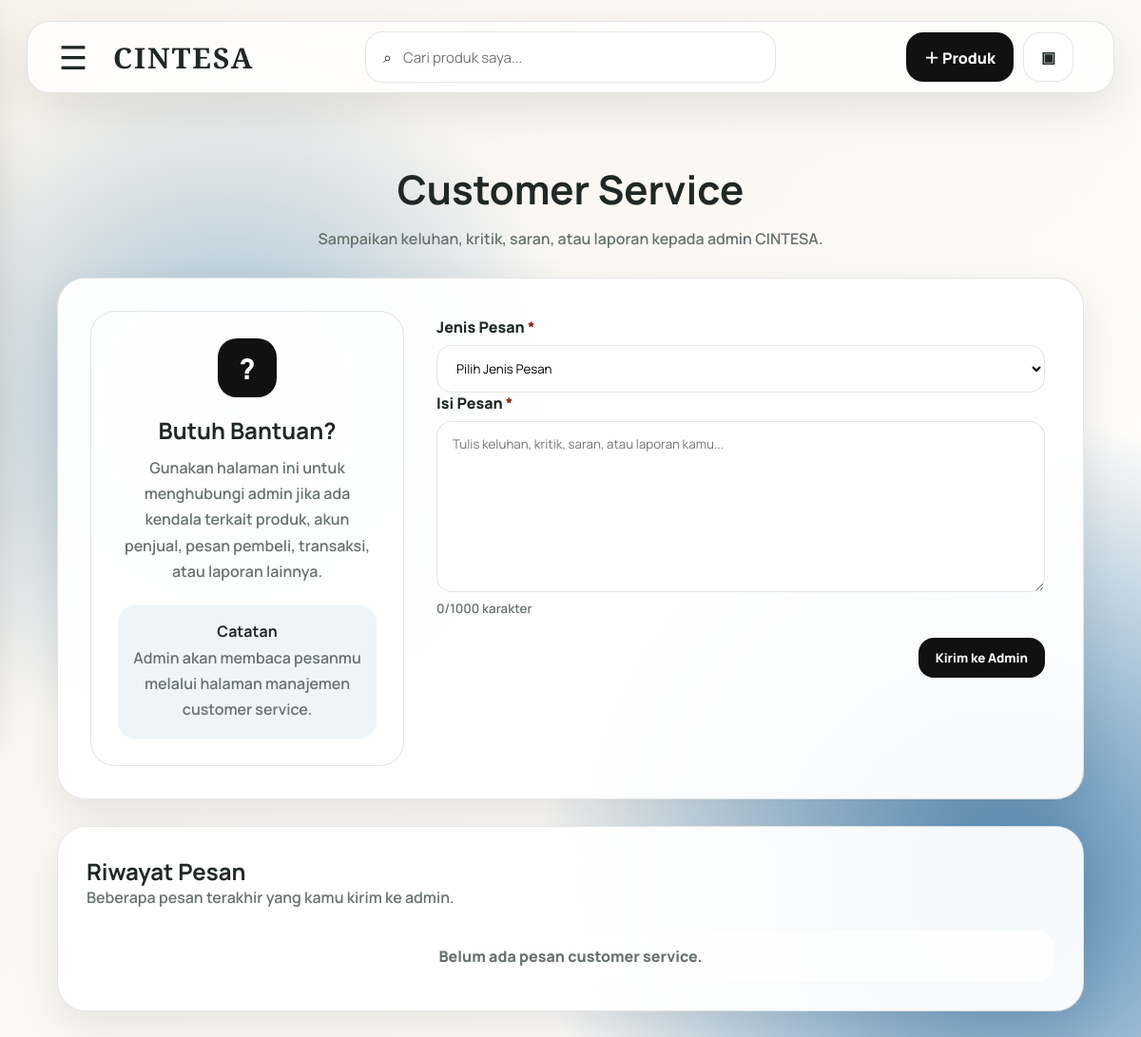
Before: /pree-love/penjual/customer_service.php (signed in) with the older database file.
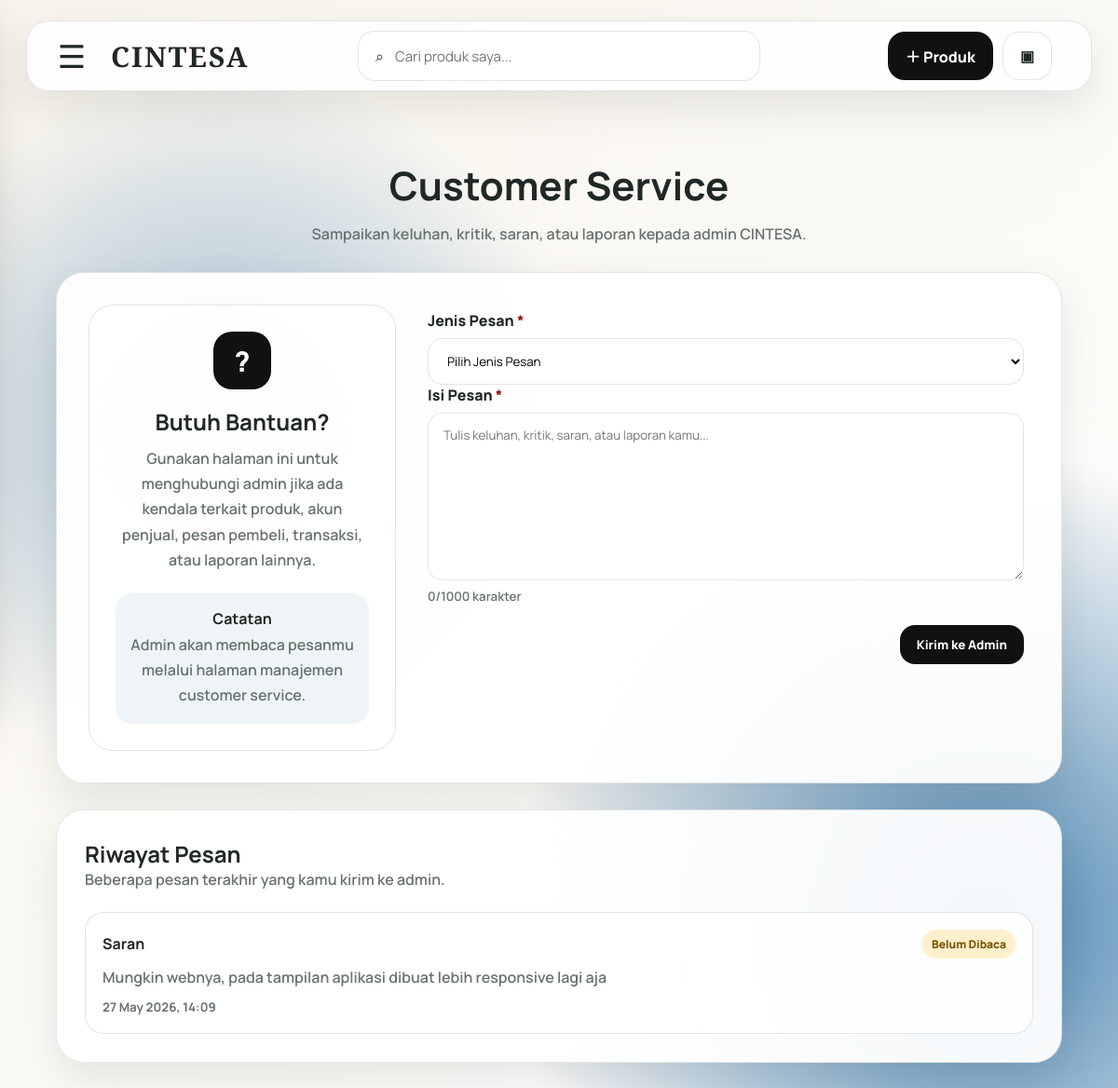
After: the same page with the newer database file.
### tables this page shows
CREATE TABLE `customer_service` (
  `id_cs` int(11) NOT NULL,
  `id_user` int(11) NOT NULL,
  `jenis_pesan` enum('Keluhan','Saran','Kritik','Laporan') NOT NULL,
  `isi_pesan` text NOT NULL,
  `status_pesan` enum('Belum Dibaca','Sudah Dibaca') DEFAULT 'Belum Dibaca',
  `tanggal_pesan` datetime DEFAULT current_timestamp()
);

### pree-love/penjual/customer_service.php (the view, shortened to what this page needs)
<?php
include __DIR__ . '/../include/koneksi.php';
include __DIR__ . '/../include/penjual_layout.php';
$id_user = (int) $_SESSION['id_user'];
$riwayat = mysqli_query($koneksi, "
    SELECT *
    FROM customer_service
    WHERE id_user = '$id_user'
    ORDER BY tanggal_pesan DESC
    LIMIT 5
");
?>
<section class="page-hero service-hero">
    <h1>Customer Service</h1>
    <p>Sampaikan keluhan, kritik, saran, atau laporan kepada admin CINTESA.</p>
</section>
<section class="service-card">
    <div class="service-info">
        <div class="service-icon">?</div>
        <h2>Butuh Bantuan?</h2>
        <p>
            Gunakan halaman ini untuk menghubungi admin jika ada kendala terkait produk,
            akun penjual, pesan pembeli, transaksi, atau laporan lainnya.
        </p>
        <div class="service-note">
            <strong>Catatan</strong>
            <p>Admin akan membaca pesanmu melalui halaman manajemen customer service.</p>
        </div>
    </div>
    <form action="proses_customer_service.php" method="POST" class="service-form">
        <div class="field-group">
            <label>Jenis Pesan <span>*</span></label>
            <select name="jenis_pesan" required>
                <option value="">Pilih Jenis Pesan</option>
            </select>
        </div>
        <div class="field-group">
            <label>Isi Pesan <span>*</span></label>
            <textarea
                name="isi_pesan"
                rows="8"
                maxlength="1000"
                placeholder="Tulis keluhan, kritik, saran, atau laporan kamu..."
                required
                id="serviceMessage"
            ></textarea>
            <small><span id="charCount">0</span>/1000 karakter</small>
        </div>
        <div class="form-actions service-actions">
            <button type="submit" name="kirim" class="btn btn-primary">
                Kirim ke Admin
            </button>
        </div>
    </form>
</section>
<section class="service-history-card">
    <div class="section-head">
        <div>
            <h2>Riwayat Pesan</h2>
            <p>Beberapa pesan terakhir yang kamu kirim ke admin.</p>
        </div>
    </div>
    <div class="service-history-list">
        <?php if (mysqli_num_rows($riwayat) > 0) { ?>
            <?php while ($row = mysqli_fetch_assoc($riwayat)) { ?>
                <article class="service-history-item">
                    <div>
                        <div class="service-history-top">
                            <strong><?php echo htmlspecialchars($row['jenis_pesan']); ?></strong>
                            <span class="<?php echo $row['status_pesan'] == 'Sudah Dibaca' ? 'status-read' : 'status-unread'; ?>">
                                <?php echo htmlspecialchars($row['status_pesan']); ?>
                            </span>
                        </div>
                        <p>
                            <?php
                            echo htmlspecialchars(substr($row['isi_pesan'], 0, 120));
                            ?>
                        </p>
                        <small>
                            <?php echo date('d M Y, H:i', strtotime($row['tanggal_pesan'])); ?>
                        </small>
                    </div>
                </article>
            <?php } ?>
        <?php } else { ?>
            <div class="empty-box">Belum ada pesan customer service.</div>
        <?php } ?>
    </div>
</section>

Changed rows visible on the page:
added customer_service: jenis_pesan "Saran", status_pesan "Belum Dibaca", isi_pesan "Mungkin webnya, pada tampilan aplikasi dibuat lebih responsive lagi aja", tanggal_pesan "27 May 2026, 14:09"
Other visible differences:
text no longer shown: "Belum ada pesan customer service."
